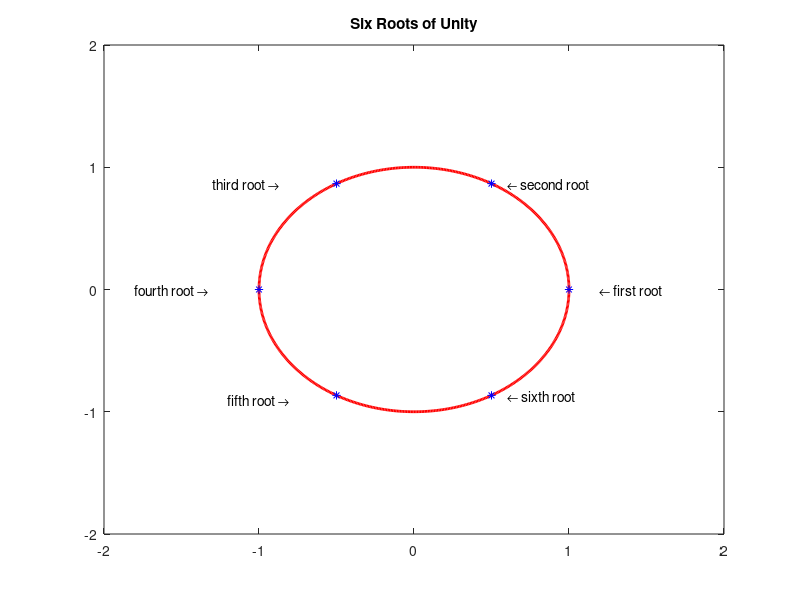

The MATLAB source for this figure:
function circle2
%x and y are the coordinates of the center of the circle
%r is the radius of the circle
%0.01 is the angle step, bigger values will draw the circle faster but
%you might notice imperfections (not very smooth)
x=0;y=0;r=1;
ang=0:0.01:2*pi; 
xp=r*cos(ang);
yp=r*sin(ang);
plot(x+xp,y+yp,'r','linewidth',2);
hold on;
plot(1,0,'b*');hold on;text(1.2,0,'\leftarrow first root');
plot(0.5,0.866,'b*');hold on;text(0.6,0.866,'\leftarrow second root');
plot(-0.5,0.866,'b*');hold on;text(-1.3,0.866,'third root \rightarrow ');
plot(-1,0,'b*');hold on;text(-1.8,0,'fourth root \rightarrow ');
plot(-0.5,-0.866,'b*');hold on;text(-1.2,-0.9,'fifth root \rightarrow ');
plot(0.5,-0.866,'b*');hold on;text(0.6,-0.8666,'\leftarrow sixth root  ');
axis([x-2*r x+2*r y-2*r y+2*r]);
title('Six Roots of Unity');

end